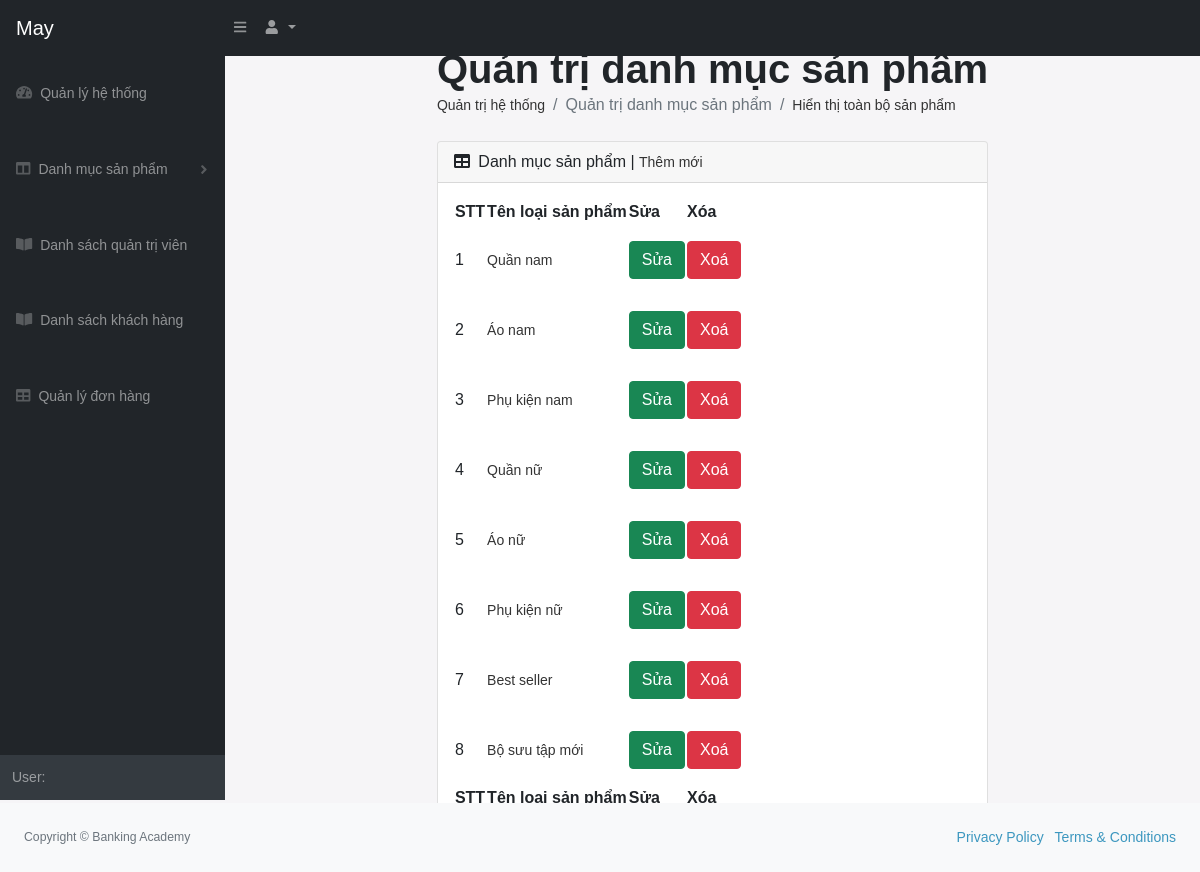
/wish-master/admin/danhmuc.php (signed in), run on the app's committed database.
### tables this page shows
CREATE TABLE `tbl_loaisanpham` (
  `id_loaisanpham` int(11) NOT NULL,
  `ten_loaisanpham` varchar(50) NOT NULL
);

### wish-master/admin/danhmuc.php (the view, shortened to what this page needs)
<!DOCTYPE html>
<html lang="en">
    <head>
        <link href="https://cdn.jsdelivr.net/npm/simple-datatables@latest/dist/style.css" rel="stylesheet" />
        <link href="css/styles.css" rel="stylesheet" />
    </head>
    <body class="sb-nav-fixed">
        <?php
        include("slide.php");
        ?>
            <div id="layoutSidenav_content">
                <main>
                    <div class="container-fluid px-4">
                        <h1 class="mt-4">Quản trị danh mục sản phẩm</h1>
                        <ol class="breadcrumb mb-4">
                            <li class="breadcrumb-item"><a href="index.php">Quản trị hệ thống</a></li>
                            <li class="breadcrumb-item active">Quản trị danh mục sản phẩm</li>
                            <li class="breadcrumb-item "><a style="text-decoration: none" href="toanbosanpham.php">Hiển thị toàn bộ sản phẩm</a></li>
                        </ol>
                        <div class="card mb-4">
                            <div class="card-header">
                                <i class="fas fa-table me-1"></i>
                                Danh mục sản phẩm | <a href="danhmucthem.php">Thêm mới</a>
                            </div>
                            <div class="card-body">
                                <table id="datatablesSimple">
                                    <thead>
                                        <tr>
                                            <th>STT</th>
                                            <th>Tên loại sản phẩm</th>
                                            <th>Sửa</th>
                                            <th>Xóa</th>
                                        </tr>
                                    </thead>
                                    <tfoot>
                                        <tr>
                                             <th>STT</th>
                                            <th>Tên loại sản phẩm</th>
                                            <th>Sửa</th>
                                            <th>Xóa</th>
                                        </tr>
                                    </tfoot>
                                    <tbody>
                                    <?php
                                    include("./config.php");
                                        $sql = "
                                                  SELECT tbl_loaisanpham.id_loaisanpham, tbl_loaisanpham.ten_loaisanpham FROM tbl_loaisanpham LEFT JOIN tbl_sanpham ON  tbl_loaisanpham.id_loaisanpham=tbl_sanpham.id_loaisanpham GROUP BY tbl_loaisanpham.id_loaisanpham;
                                        ";
                                        $ket_qua = mysqli_query($ket_noi, $sql);
                                        $i=0;
                                        while ($row = mysqli_fetch_array($ket_qua)) {
                                            $i++;
                                    ;?>
                                        <tr>
                                            <td><?php echo $i;?></td>
                                            <td><a style="text-decoration: none" href="sanpham.php?id=<?php echo $row["id_loaisanpham"];?>"><?php echo $row["ten_loaisanpham"];?></a></td>
                                            <td><a class="btn btn-success" href="danhmucsua.php?id=<?php echo $row["id_loaisanpham"]; ?>">Sửa</a></td>
                                            <td><a class="btn btn-danger" href="danhmucxoa.php?id=<?php echo $row["id_loaisanpham"]; ?>" onclick="return confirm('Bạn có muốn xoá?')">Xoá</a></td>
                                        </tr>
                                    <?php
                                        }
                                    ;?>
                                    </tbody>
                                </table>
                            </div>
                        </div>
                    </div>
                </main>
                <footer class="py-4 bg-light mt-auto">
                    <div class="container-fluid px-4">
                        <div class="d-flex align-items-center justify-content-between small">
                            <div class="text-muted">Copyright &copy; Banking Academy</div>
                            <div>
                                <a href="#">Privacy Policy</a>
                                &middot;
                                <a href="#">Terms &amp; Conditions</a>
                            </div>
                        </div>
                    </div>
                </footer>
            </div>
        </div>
    </body>
</html>

### wish-master/admin/slide.php (shortened to what this page needs)
<nav class="sb-topnav navbar navbar-expand navbar-dark bg-dark">
            <a class="navbar-brand ps-3" href="index.php">May</a>
            <button class="btn btn-link btn-sm order-1 order-lg-0 me-4 me-lg-0" id="sidebarToggle" href="#!"><i class="fas fa-bars"></i></button>
            <ul class="navbar-nav ms-auto ms-md-0 me-3 me-lg-4">
                <li class="nav-item dropdown">
                    <a class="nav-link dropdown-toggle" id="navbarDropdown" href="#" role="button" data-bs-toggle="dropdown" aria-expanded="false"><i class="fas fa-user fa-fw"></i>   <?php echo $_SESSION['ten_admin'];?></a>
                </li>
            </ul>
        </nav>
        <div id="layoutSidenav">
            <div id="layoutSidenav_nav">
                <nav class="sb-sidenav accordion sb-sidenav-dark" id="sidenavAccordion" >
                    <div class="sb-sidenav-menu" >
                        <div class="nav">
                            <a class="nav-link" href="index.php">
                                <div class="sb-nav-link-icon"><i class="fas fa-tachometer-alt"></i></div>
                                Quản lý hệ thống
                            </a>
                            <a class="nav-link collapsed" href="" data-bs-toggle="collapse" data-bs-target="#collapseLayouts" aria-expanded="false" aria-controls="collapseLayouts">
                                <div class="sb-nav-link-icon"><i class="fas fa-columns"></i></div>
                                Danh mục sản phẩm
                                <div class="sb-sidenav-collapse-arrow"><i class="fas fa-angle-down"></i></div>
                            </a>
                            <a class="nav-link" href="quantrivien.php">
                                <div class="sb-nav-link-icon"><i class="fas fa-book-open"></i></div>
                                Danh sách quản trị viên
                            </a>
                            <a class="nav-link" href="khachhang.php">
                                <div class="sb-nav-link-icon"><i class="fas fa-book-open"></i></div>
                                Danh sách khách hàng
                            </a>
                            <a class="nav-link" href="donhang.php">
                                <div class="sb-nav-link-icon"><i class="fas fa-table"></i></div>
                                Quản lý đơn hàng
                            </a>
                        </div>
                    </div>
                    <div class="sb-sidenav-footer">
                        <div class="small">User: <?php echo $_SESSION['ten_admin'];?> </div>
                    </div>
                </nav>
            </div>

### data on the page
tbl_loaisanpham: ten_loaisanpham "Quần nam"
tbl_loaisanpham: ten_loaisanpham "Áo nam"
tbl_loaisanpham: ten_loaisanpham "Phụ kiện nam"
tbl_loaisanpham: ten_loaisanpham "Quần nữ"
tbl_loaisanpham: ten_loaisanpham "Áo nữ"
tbl_loaisanpham: ten_loaisanpham "Phụ kiện nữ"
tbl_loaisanpham: ten_loaisanpham "Best seller"
tbl_loaisanpham: ten_loaisanpham "Bộ sưu tập mới"
